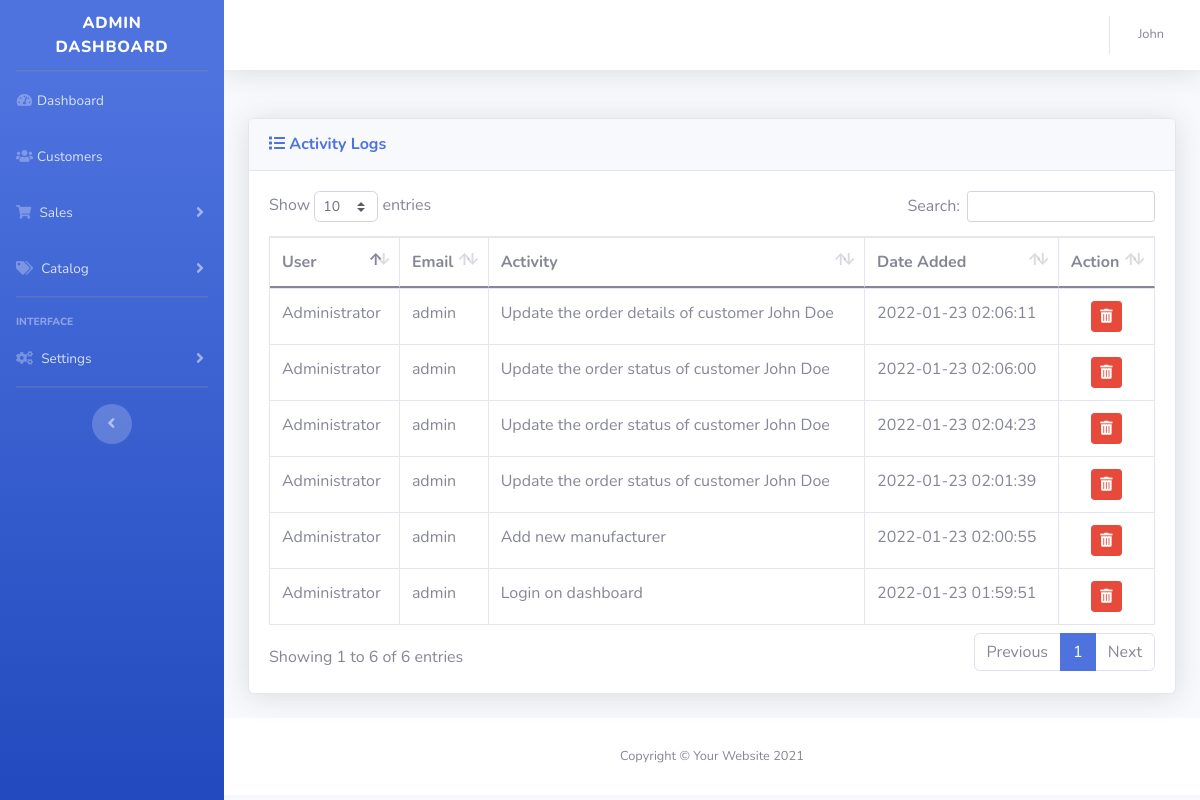
/admin/activity_log.php (signed in), run on an earlier commit of the app's database.
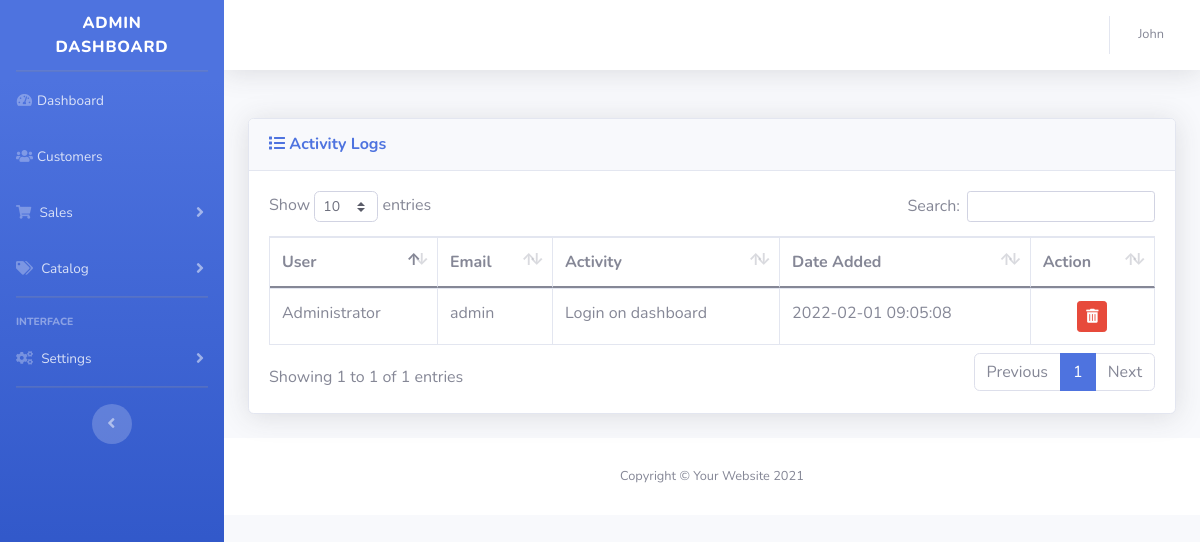
And on a later commit of the database.
### tables this page shows
CREATE TABLE IF NOT EXISTS `admin_logs` (
  `activity_id` int(11) NOT NULL AUTO_INCREMENT,
  `user_group_id` int(11) NOT NULL,
  `email` varchar(50) NOT NULL,
  `activity` text NOT NULL,
  `date_added` datetime NOT NULL,
  PRIMARY KEY (`activity_id`) USING BTREE
);

CREATE TABLE IF NOT EXISTS `admin_user_group` (
  `user_group_id` int(11) NOT NULL AUTO_INCREMENT,
  `user_group_name` varchar(50) NOT NULL,
  `user_group_status` tinyint(1) DEFAULT 1,
  PRIMARY KEY (`user_group_id`)
);

### admin/controller/base.controller.php (the view, shortened to what this page needs)
<?php
class Base_controller extends database_connection{
	function get_admin_user_group($column, $user_group_id) {
        $conn = $this->db_conn();
        $sql = "SELECT $column FROM admin_user_group WHERE user_group_id='$user_group_id'";
        $result = mysqli_fetch_assoc($conn->query($sql));
        return $result[$column];
    }
	function get_admin_logs() {
		$table = "";
		$conn = $this->db_conn();
		$sql = "SELECT * FROM admin_logs ORDER BY date_added DESC";
		$result = mysqli_query($conn, $sql);
		$table .= '
			<table class="table table-bordered" id="dataTable" width="100%" cellspacing="0">
				<thead>
					<tr>
						<th>User</th>
						<th>Email</th>
						<th>Activity</th>
						<th>Date Added</th>
						<th>Action</th>
					</tr>
				</thead>
				<tbody>
		';
		if ($result->num_rows > 0) {
			while($row = $result->fetch_assoc()) {
				$activity_id = $row["activity_id"];
				$user_group_id = $row["user_group_id"];
				$email = $row["email"];
				$activity = $row["activity"];
				$date_added = $row["date_added"];
				$user_group_name = $this->get_admin_user_group("user_group_name", $user_group_id);
				if ($_SESSION["user_group"] == 2) {
					$table .= '
						<tr>
							<td>'.$user_group_name.'</td>
							<td>'.$email.'</td>
							<td>'.$activity.'</td>
							<td>'.$date_added.'</td>
							<td class="text-center">
								<button type="button" class="btn btn-sm btn-danger" disabled><i class="fas fa-trash-alt"></i></button>
							</td>
						</tr>
					';
				} else {
					$table .= '
						<tr>
							<td>'.$user_group_name.'</td>
							<td>'.$email.'</td>
							<td>'.$activity.'</td>
							<td>'.$date_added.'</td>
							<td class="text-center">
								<button type="button" class="btn btn-sm btn-danger" onclick="delete_notes(\'' . $activity_id . '\',)"><i class="fas fa-trash-alt"></i></button>
							</td>
						</tr>
					';
				}
			}
		}
		$table .='
				</tbody>
			</table>
		';
		echo $table;
	}
}
?>

### admin/assets/common/header.php (shortened to what this page needs)
<?php
require "controller/base.controller.php";
$firstname = $_SESSION["firstname"];
?>
<!doctype html>
<html lang="en">
<head>
	<link href="https://cdn.jsdelivr.net/npm/bootstrap@5.0.2/dist/css/bootstrap.min.css" rel="stylesheet">
	<link rel="stylesheet" href="assets/css/admin.css">
	<link href="vendor/datatables/dataTables.bootstrap4.min.css" rel="stylesheet">
	<link rel="stylesheet" href="vendor/summernote/summernote.min.css">
    <link rel="stylesheet" href="vendor/summernote/summernote-lite.min.css">
    <link href="vendor/fontawesome-free/css/all.min.css" rel="stylesheet" type="text/css">
</head>

### admin/activity_log.php (shortened to what this page needs)
<?php
require "assets/common/header.php";
?>
<body id="page-top">
    <div id="wrapper">
        <?php require "assets/common/sidenav.php"; ?>
        <div id="content-wrapper" class="d-flex flex-column">
            <div id="content">
                <?php require "assets/common/top-navbar.php"; ?>
                <div class="container-fluid">
                    <div class="card shadow mb-4">
                        <div class="card-header py-3">
                            <h6 class="m-0 font-weight-bold text-primary"><i class="fas fa-list"></i> Activity Logs</h6>
                        </div>
                        <div class="card-body">
                            <div class="table-responsive">
                                <?php $class->get_admin_logs(); ?>
                            </div>
                        </div>
                    </div>
                </div>
                <?php require "assets/common/footer.php"; ?>
            </div>
        </div>
    </div>
</body>

### admin/assets/common/sidenav.php (shortened to what this page needs)
<?php $host = $_SERVER['REQUEST_URI']; ?>
    <ul class="navbar-nav bg-gradient-primary sidebar sidebar-dark accordion" id="accordionSidebar">
        <a class="sidebar-brand d-flex align-items-center justify-content-center" href="home">
            <div class="sidebar-brand-text mx-3"> Admin Dashboard </div>
        </a>
        <hr class="sidebar-divider my-0">
        <li class="nav-item <?= ($host == "/test/admin/home" ? "active" : "") ?>">
            <a class="nav-link" href="home">
                <i class="fas fa-fw fa-tachometer-alt"></i><span>Dashboard</span>
            </a>
        </li>
        <li class="nav-item <?= ($host == "/test/admin/customer" ? "active" : "") ?>">
            <a class="nav-link" href="customer">
                <i class="fas fa-fw fa-users"></i><span>Customers</span>
            </a>
        </li>
        <li class="nav-item">
            <a class="nav-link collapsed" href="#" data-toggle="collapse" data-target="#collapseSale"
                aria-expanded="true" aria-controls="collapseSale">
                <i class="fas fa-shopping-cart"></i>
                <span>Sales</span>
            </a>
        </li>
        <li class="nav-item">
            <a class="nav-link collapsed" href="#" data-toggle="collapse" data-target="#collapseCatalog"
                aria-expanded="true" aria-controls="collapseCatalog">
                <i class="fas fa-tags"></i>
                <span>Catalog</span>
            </a>
        </li>
        <hr class="sidebar-divider">
        <div class="sidebar-heading">
            Interface
        </div>
        <li class="nav-item">
            <a class="nav-link collapsed active" href="#" data-toggle="collapse" data-target="#collapseUtilities"
                aria-expanded="true" aria-controls="collapseUtilities">
                <i class="fas fa-fw fa-cogs"></i>
                <span>Settings</span>
            </a>
        </li>
        <hr class="sidebar-divider d-none d-md-block">
        <div class="text-center d-none d-md-inline">
            <button class="rounded-circle border-0" id="sidebarToggle"></button>
        </div>
    </ul>

### admin/assets/common/top-navbar.php (shortened to what this page needs)
<nav class="navbar navbar-expand navbar-light bg-white topbar mb-4 static-top shadow">
    <ul class="navbar-nav ml-auto">
        <li class="nav-item dropdown no-arrow">
            <a class="nav-link dropdown-toggle" href="#" id="userDropdown" role="button"
                data-toggle="dropdown" aria-haspopup="true" aria-expanded="false">
                <span class="mr-2 d-lg-inline text-gray-600 small"><?= $firstname . " ". $lastname; ?></span>
            </a>
        </li>
    </ul>
</nav>

### admin/assets/common/footer.php
<footer class="sticky-footer bg-white">
    <div class="container my-auto">
        <div class="copyright text-center my-auto">
            <span>Copyright &copy; Your Website 2021</span>
        </div>
    </div>
</footer>

What changed in the data, as far as the page shows it:
removed admin_logs: user_group.user_group_name "Administrator", email "admin", activity "Update the order details of customer John Doe", date_added "2022-01-23 02:06:11"
removed admin_logs: user_group.user_group_name "Administrator", email "admin", activity "Update the order status of customer John Doe", date_added "2022-01-23 02:06:00"
removed admin_logs: user_group.user_group_name "Administrator", email "admin", activity "Update the order status of customer John Doe", date_added "2022-01-23 02:04:23"
removed admin_logs: user_group.user_group_name "Administrator", email "admin", activity "Update the order status of customer John Doe", date_added "2022-01-23 02:01:39"
removed admin_logs: user_group.user_group_name "Administrator", email "admin", activity "Add new manufacturer", date_added "2022-01-23 02:00:55"
changed admin_logs "admin": date_added "2022-01-23 01:59:51" → "2022-02-01 09:05:08"
Also different on the page:
text written by a page script: "Show entries Search: Showing 1 to 6 of 6 entries Previous 1 Next" → "Show entries Search: Showing 1 to 1 of 1 entries Previous 1 Next"
